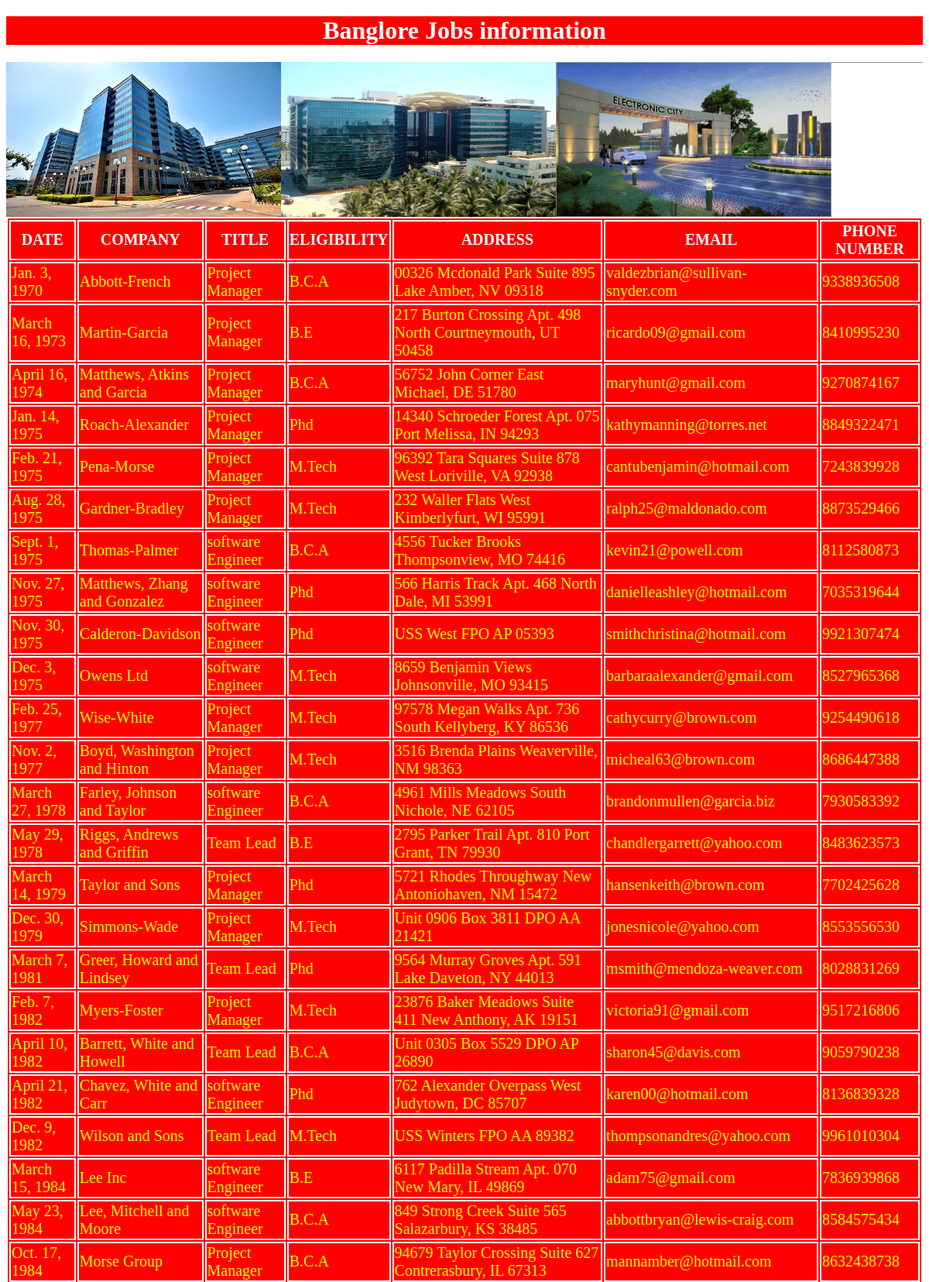
The page /banglorejobs/ (upper part) on the database its author committed.
### testapp/models.py (models this page shows)
class banglorejobs(models.Model):
    date=models.DateField();
    company=models.CharField(max_length=100);
    title=models.CharField(max_length=100);
    eligibility=models.CharField(max_length=100);
    address=models.CharField(max_length=100);
    email=models.EmailField();
    phonenumber=models.IntegerField()

### testapp/views.py (the view)
# urls.py: url(r'^banglorejobs/', views.banglorejobss),
def banglorejobss(request):
    jobs_list=banglorejobs.objects.order_by('date')
    my_dict={'jobs_list':jobs_list}
    return render(request,'testapp/banglorejobs.html',context=my_dict)

### templates/testapp/banglorejobs.html (shortened to what this page needs)
<!DOCTYPE html>
{% load static %}
<html lang="en" dir="ltr">
  <head>
    <link rel="stylesheet" href="{% static "css/demo.css" %}">
  </head>
  <body>
    <h1>Banglore Jobs information</h1>
    <img src="{% static "images/banglore1.jpg" %}" alt="">
    <img src="{% static "images/banglore2.jpg" %}" alt="">
    <img src="{% static "images/banglore3.jpg" %}" alt="">
    <hr>
    {% if jobs_list %}
    <table id='tab'>
      <thead>
        <th>DATE</th>
        <th>COMPANY</th>
        <th>TITLE</th>
        <th>ELIGIBILITY</th>
        <th>ADDRESS</th>
        <th>EMAIL</th>
        <th>PHONE NUMBER</th>
      </thead>
      {%for job in jobs_list %}
      <tr>
        <td>{{job.date}}</td>
        <td>{{job.company}}</td>
        <td>{{job.title}}</td>
        <td>{{job.eligibility}}</td>
        <td>{{job.address}}</td>
        <td>{{job.email}}</td>
        <td>{{job.phonenumber}}</td>
      </tr>
      {% endfor %}
    </table>
    {% else %}
    <p>No Jobs Found In Banglore</p>
  {% endif %}
  </body>
</html>

### static/css/demo.css (style rules this page uses)
body { background-image: url("https://images.unsplash.com/photo-1564069114553-7215e1ff1890?ixlib=rb-1.2.1&ixid=eyJhcHBfaWQiOjEyMDd9&auto=format&fit=crop&w=500&q=60"); background-repeat: no-repeat; background-size: cover; }
img { height: 200px; width: 30%; float: left; margin: 1.5% border:2px solid red; }
h1 { color: white; text-align: center; background: red; }
table,thead,th,tr,td { color: yellow; border: 2px solid white; font-size: 20px; margin: auto; background: red; }
thead,th { color: white; border: 2px solid white; font-size: 20px; }

### rows shown on the page
banglorejobs: date "Jan. 3, 1970", company "Abbott-French", title "Project Manager", eligibility "B.C.A", address "00326 Mcdonald Park Suite 895 Lake Amber, NV 09318", email "valdezbrian@sullivan-snyder.com", phonenumber "9338936508"
banglorejobs: date "March 16, 1973", company "Martin-Garcia", title "Project Manager", eligibility "B.E", address "217 Burton Crossing Apt. 498 North Courtneymouth, UT 50458", email "ricardo09@gmail.com", phonenumber "8410995230"
banglorejobs: date "April 16, 1974", company "Matthews, Atkins and Garcia", title "Project Manager", eligibility "B.C.A", address "56752 John Corner East Michael, DE 51780", email "maryhunt@gmail.com", phonenumber "9270874167"
banglorejobs: date "Jan. 14, 1975", company "Roach-Alexander", title "Project Manager", eligibility "Phd", address "14340 Schroeder Forest Apt. 075 Port Melissa, IN 94293", email "kathymanning@torres.net", phonenumber "8849322471"
banglorejobs: date "Feb. 21, 1975", company "Pena-Morse", title "Project Manager", eligibility "M.Tech", address "96392 Tara Squares Suite 878 West Loriville, VA 92938", email "cantubenjamin@hotmail.com", phonenumber "7243839928"
banglorejobs: date "Aug. 28, 1975", company "Gardner-Bradley", title "Project Manager", eligibility "M.Tech", address "232 Waller Flats West Kimberlyfurt, WI 95991", email "ralph25@maldonado.com", phonenumber "8873529466"
banglorejobs: date "Sept. 1, 1975", company "Thomas-Palmer", title "software Engineer", eligibility "B.C.A", address "4556 Tucker Brooks Thompsonview, MO 74416", email "kevin21@powell.com", phonenumber "8112580873"
banglorejobs: date "Nov. 27, 1975", company "Matthews, Zhang and Gonzalez", title "software Engineer", eligibility "Phd", address "566 Harris Track Apt. 468 North Dale, MI 53991", email "danielleashley@hotmail.com", phonenumber "7035319644"
banglorejobs: date "Nov. 30, 1975", company "Calderon-Davidson", title "software Engineer", eligibility "Phd", address "USS West FPO AP 05393", email "smithchristina@hotmail.com", phonenumber "9921307474"
banglorejobs: date "Dec. 3, 1975", company "Owens Ltd", title "software Engineer", eligibility "M.Tech", address "8659 Benjamin Views Johnsonville, MO 93415", email "barbaraalexander@gmail.com", phonenumber "8527965368"
banglorejobs: date "Feb. 25, 1977", company "Wise-White", title "Project Manager", eligibility "M.Tech", address "97578 Megan Walks Apt. 736 South Kellyberg, KY 86536", email "cathycurry@brown.com", phonenumber "9254490618"
banglorejobs: date "Nov. 2, 1977", company "Boyd, Washington and Hinton", title "Project Manager", eligibility "M.Tech", address "3516 Brenda Plains Weaverville, NM 98363", email "micheal63@brown.com", phonenumber "8686447388"
banglorejobs: date "March 27, 1978", company "Farley, Johnson and Taylor", title "software Engineer", eligibility "B.C.A", address "4961 Mills Meadows South Nichole, NE 62105", email "brandonmullen@garcia.biz", phonenumber "7930583392"
banglorejobs: date "May 29, 1978", company "Riggs, Andrews and Griffin", title "Team Lead", eligibility "B.E", address "2795 Parker Trail Apt. 810 Port Grant, TN 79930", email "chandlergarrett@yahoo.com", phonenumber "8483623573"
banglorejobs: date "March 14, 1979", company "Taylor and Sons", title "Project Manager", eligibility "Phd", address "5721 Rhodes Throughway New Antoniohaven, NM 15472", email "hansenkeith@brown.com", phonenumber "7702425628"
banglorejobs: date "Dec. 30, 1979", company "Simmons-Wade", title "Project Manager", eligibility "M.Tech", address "Unit 0906 Box 3811 DPO AA 21421", email "jonesnicole@yahoo.com", phonenumber "8553556530"
banglorejobs: date "March 7, 1981", company "Greer, Howard and Lindsey", title "Team Lead", eligibility "Phd", address "9564 Murray Groves Apt. 591 Lake Daveton, NY 44013", email "msmith@mendoza-weaver.com", phonenumber "8028831269"
banglorejobs: date "Feb. 7, 1982", company "Myers-Foster", title "Project Manager", eligibility "M.Tech", address "23876 Baker Meadows Suite 411 New Anthony, AK 19151", email "victoria91@gmail.com", phonenumber "9517216806"
banglorejobs: date "April 10, 1982", company "Barrett, White and Howell", title "Team Lead", eligibility "B.C.A", address "Unit 0305 Box 5529 DPO AP 26890", email "sharon45@davis.com", phonenumber "9059790238"
banglorejobs: date "April 21, 1982", company "Chavez, White and Carr", title "software Engineer", eligibility "Phd", address "762 Alexander Overpass West Judytown, DC 85707", email "karen00@hotmail.com", phonenumber "8136839328"
banglorejobs: date "Dec. 9, 1982", company "Wilson and Sons", title "Team Lead", eligibility "M.Tech", address "USS Winters FPO AA 89382", email "thompsonandres@yahoo.com", phonenumber "9961010304"
banglorejobs: date "March 15, 1984", company "Lee Inc", title "software Engineer", eligibility "B.E", address "6117 Padilla Stream Apt. 070 New Mary, IL 49869", email "adam75@gmail.com", phonenumber "7836939868"
banglorejobs: date "May 23, 1984", company "Lee, Mitchell and Moore", title "software Engineer", eligibility "B.C.A", address "849 Strong Creek Suite 565 Salazarbury, KS 38485", email "abbottbryan@lewis-craig.com", phonenumber "8584575434"
banglorejobs: date "Oct. 17, 1984", company "Morse Group", title "Project Manager", eligibility "B.C.A", address "94679 Taylor Crossing Suite 627 Contrerasbury, IL 67313", email "mannamber@hotmail.com", phonenumber "8632438738"
